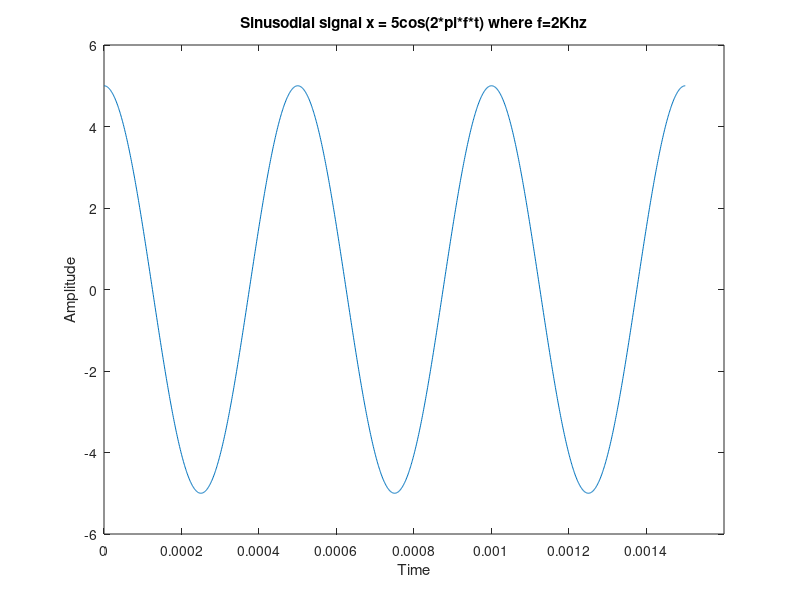
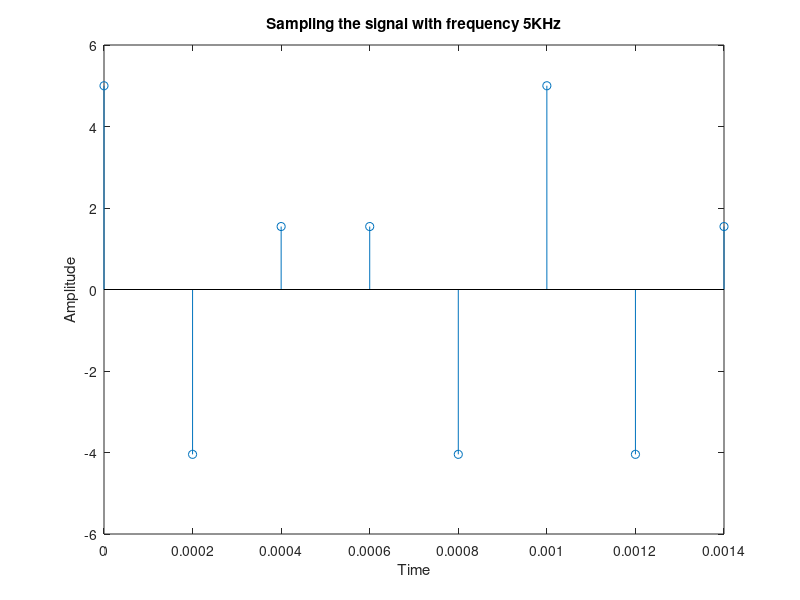
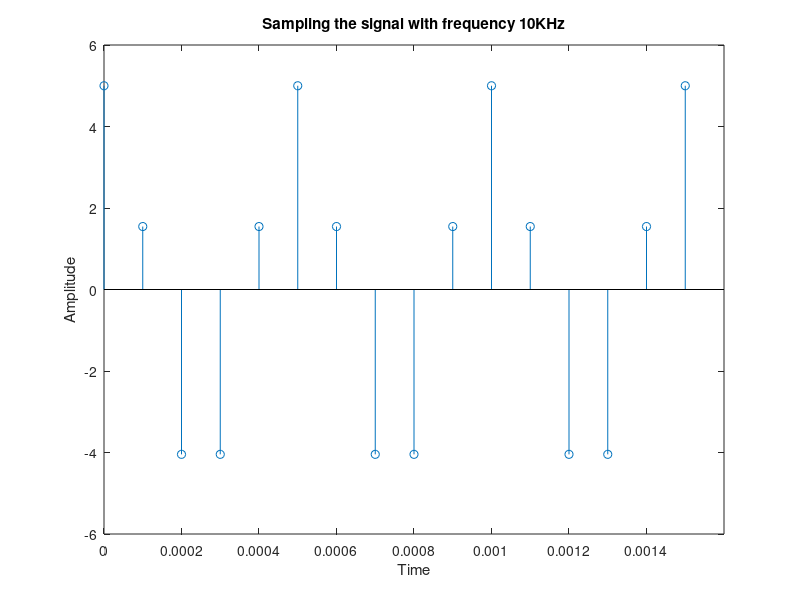
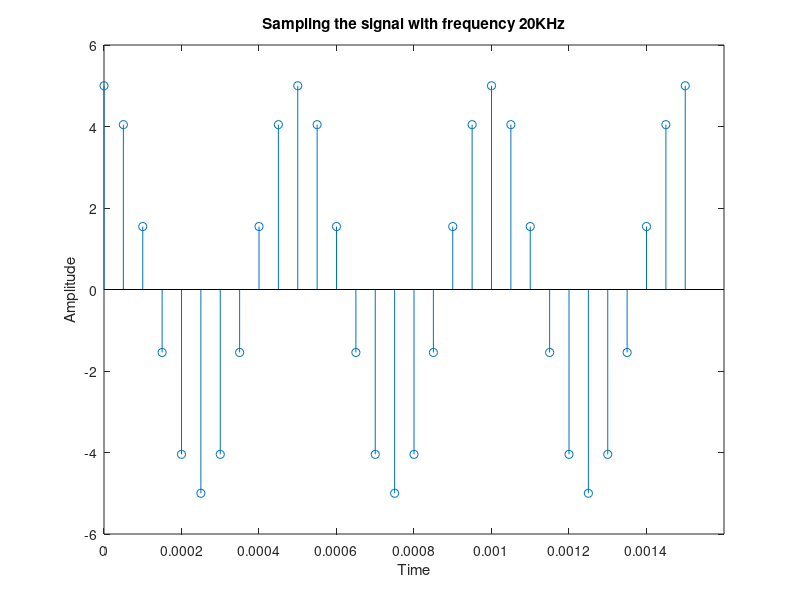

The MATLAB script that drew these images, in order:
%% Generate the signal x = 5cos(2 pi f t) with 3 cycles, where f = 2 kHz signal
%% and sample the signal with frequency 5 KHz, 10 Khz, 20 KHz.
f = 2000
T = 1/f
cycles = 3

figure(1)
t = [0:0.000001:cycles*T]
y = 5 * cos(2*pi*f*t)
plot(t,y);
xlabel("Time")
set(gca, 'xtick', 0:0.0002:cycles*T);
ylabel("Amplitude")
title("Sinusodial signal x = 5cos(2*pi*f*t) where f=2Khz")

figure(2)
fs1 = 5000
Ts1 = 1/fs1
t1 = [0:Ts1:cycles*T]
y1 = 5 * cos(2*pi*f*t1)
stem(t1,y1);
xlabel("Time")
set(gca, 'xtick', 0:0.0002:cycles*T);
ylabel("Amplitude")
title("Sampling the signal with frequency 5KHz")
figure(3)
fs2 = 10000
Ts2 = 1/fs2
t2 = [0:Ts2:cycles*T]
y2 = 5 * cos(2*pi*f*t2)
stem(t2,y2);
xlabel("Time")
set(gca, 'xtick', 0:0.0002:cycles*T);
ylabel("Amplitude")
title("Sampling the signal with frequency 10KHz")

figure(4)
fs3 = 20000
Ts3 = 1/fs3
t3 = [0:Ts3:cycles*T]
y3 = 5 * cos(2*pi*f*t3)
stem(t3,y3);
xlabel("Time")
set(gca, 'xtick', 0:0.0002:cycles*T);
ylabel("Amplitude")
title("Sampling the signal with frequency 20KHz")



